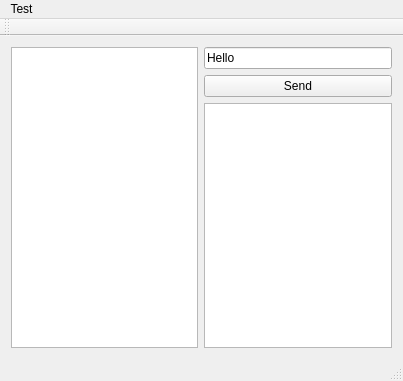
<?xml version="1.0" encoding="UTF-8"?>
<ui version="4.0">
 <class>MainWindow</class>
 <widget class="QMainWindow" name="MainWindow">
  <property name="geometry">
   <rect>
    <x>0</x>
    <y>0</y>
    <width>403</width>
    <height>381</height>
   </rect>
  </property>
  <property name="windowTitle">
   <string>MainWindow</string>
  </property>
  <widget class="QWidget" name="centralWidget">
   <layout class="QHBoxLayout" name="horizontalLayout">
    <item>
     <widget class="QListWidget" name="p2pListView"/>
    </item>
    <item>
     <layout class="QVBoxLayout" name="verticalLayout">
      <item>
       <widget class="QLineEdit" name="lineEdit">
        <property name="text">
         <string>Hello</string>
        </property>
       </widget>
      </item>
      <item>
       <widget class="QPushButton" name="sendBtn">
        <property name="text">
         <string>Send</string>
        </property>
       </widget>
      </item>
      <item>
       <widget class="QPlainTextEdit" name="plainTextEdit"/>
      </item>
     </layout>
    </item>
   </layout>
  </widget>
  <widget class="QMenuBar" name="menuBar">
   <property name="geometry">
    <rect>
     <x>0</x>
     <y>0</y>
     <width>403</width>
     <height>17</height>
    </rect>
   </property>
   <widget class="QMenu" name="menuTest">
    <property name="title">
     <string>Test</string>
    </property>
    <addaction name="actionSelfTest"/>
    <addaction name="actionDefault_File"/>
   </widget>
   <addaction name="menuTest"/>
  </widget>
  <widget class="QToolBar" name="mainToolBar">
   <attribute name="toolBarArea">
    <enum>TopToolBarArea</enum>
   </attribute>
   <attribute name="toolBarBreak">
    <bool>false</bool>
   </attribute>
  </widget>
  <widget class="QStatusBar" name="statusBar"/>
  <action name="actionSelfTest">
   <property name="text">
    <string>SelfTest</string>
   </property>
  </action>
  <action name="actionDefault_File">
   <property name="text">
    <string>Default config file</string>
   </property>
  </action>
 </widget>
 <layoutdefault spacing="6" margin="11"/>
 <resources/>
 <connections/>
</ui>
